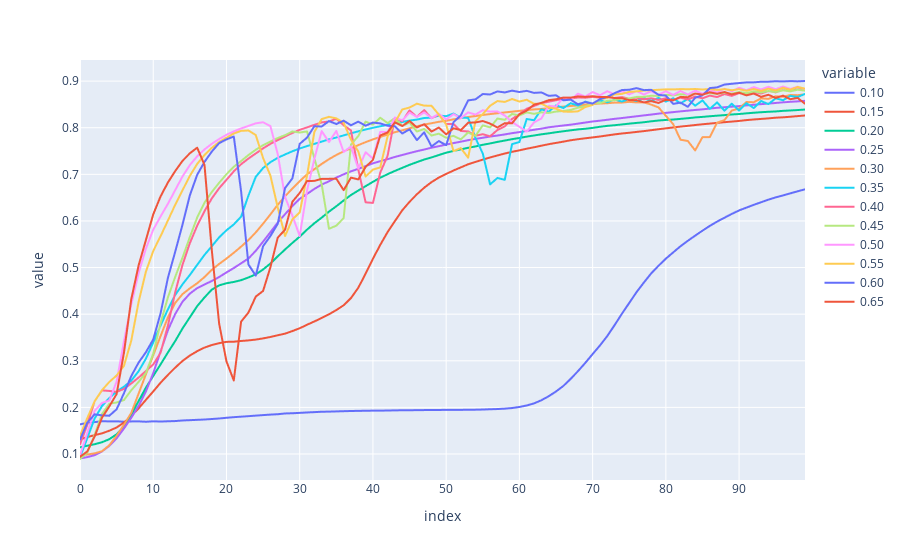

This figure's notebook cell:
### Code cell
fig = px.line(df, y=['0.10', '0.15','0.20', '0.25','0.30', '0.35', '0.40', '0.45' ,'0.50','0.55','0.60','0.65'])
fig.show()
